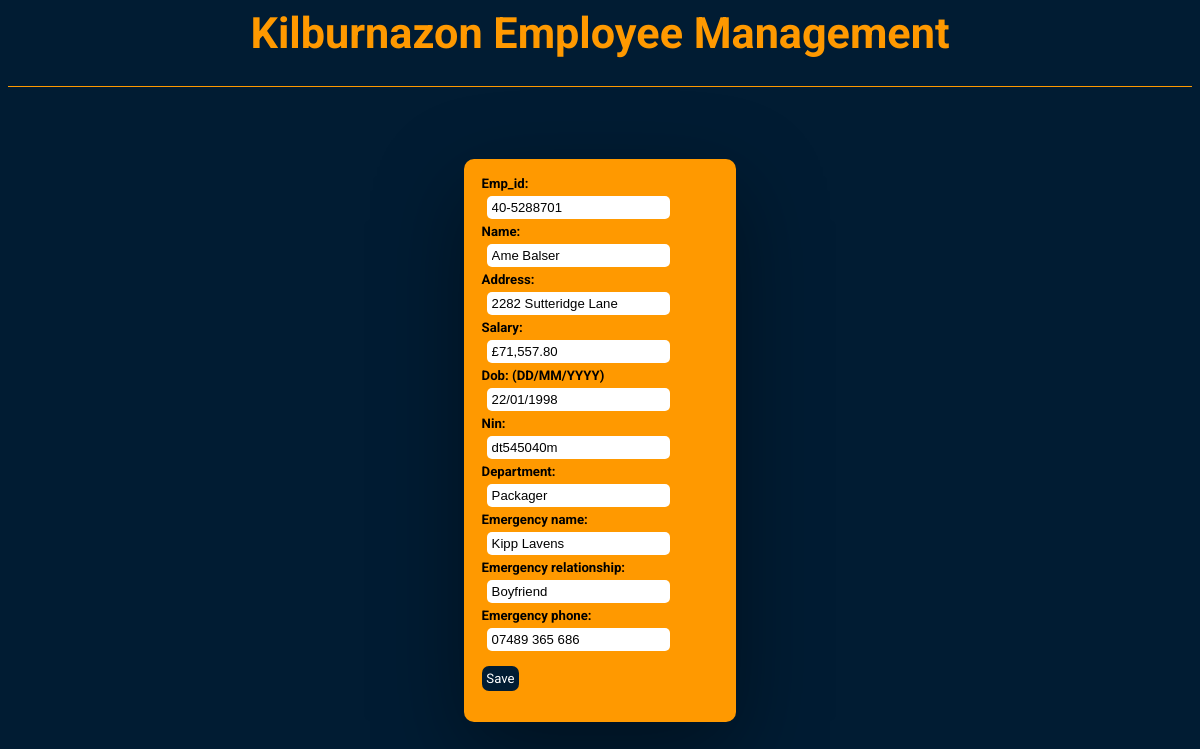
Page /Kilburnazon/edit_emp.php?action=edit&id=3 on the committed database.
### tables this page shows
CREATE TABLE `Employee` (
  `emp_id` int(11) NOT NULL,
  `emp_num` varchar(30) NOT NULL,
  `emp_name` varchar(30) NOT NULL,
  `emp_address` varchar(30) NOT NULL,
  `emp_birthdate` varchar(30) NOT NULL,
  `emp_NIN` varchar(30) NOT NULL,
  `emp_salary` varchar(30) NOT NULL,
  `emp_emergname` varchar(30) NOT NULL,
  `emp_emergrelation` varchar(30) NOT NULL,
  `emp_emergphone` varchar(30) NOT NULL,
  `dep_id` int(11) NOT NULL,
  `boss_id` varchar(11) DEFAULT NULL,
  `workspace_id` int(11) DEFAULT NULL
);

### Kilburnazon/edit_emp.php (the view, shortened to what this page needs)
<?php
    include "connection.php"
?>
<html>
<head>
<link rel="stylesheet" href="style.css">
</head>
<body>
<div class = "title"><h1> <a href="index.php">  Kilburnazon Employee Management</a> </h1></div>
<div class = "add_main">
    <div class = "add">
        <?php
        if ($_GET["action"] == "edit") {
            $result = mysqli_query($conn, "SELECT * FROM `Employee` WHERE `emp_id`='{$_GET['id']}';");
        }
            $result = mysqli_fetch_assoc($result);
        ?>
        <form action="" method="POST">
            <label for="emp_num">Emp_id:</label> <br>
            <input type="text" name = "emp_num" value = '<?php echo $result["emp_num"] ?>'><br>
            <label for="emp_name">Name:</label>  <br>
            <input type="text" name="emp_name" value = "<?php echo $result['emp_name'] ?>"><br>
            <label for="emp_address">Address:</label>   <br>
            <input type="text" name="emp_address" value = "<?php echo $result['emp_address'] ?>"><br>
            <label for="emp_salary">Salary:</label>   <br>
            <input type="text" name="emp_salary" value = "<?php echo $result['emp_salary']?>"><br>
            <label for="emp_birthdate">Dob: (DD/MM/YYYY)</label>   <br>
            <input type="text" name="emp_birthdate" value = "<?php echo $result['emp_birthdate'] ?>"><br>
            <label for="emp_NIN">Nin:</label>   <br>
            <input type="text" name="emp_NIN" value = "<?php echo $result['emp_NIN'] ?>"><br>
            <?php
                switch($result['dep_id']){
                    case 4:
                        $dep_name = "Packager";
                        break;
                }
            ?>
            <label for="dep">Department:</label>   <br>
            <input type="text" name="dep" value = "<?php echo $dep_name ?>"><br>
            <label for="emp_emergname">Emergency name:</label>  <br>
            <input type="text" name="emp_emergname" value = "<?php echo $result['emp_emergname'] ?>"><br>
            <label for="emp_emergrelation">Emergency relationship:</label>   <br>
            <input type="text" name="emp_emergrelation" value = "<?php echo $result['emp_emergrelation'] ?>"><br>
            <label for="emp_emergphone">Emergency phone:</label>   <br>
            <input type="text" name="emp_emergphone" value = "<?php echo $result['emp_emergphone'] ?>"><br>
            <button type = "submit" name = "save"> Save</button>
        </form>
    </div>
</div>
</body>
</html>

### Kilburnazon/style.css (style rules this page uses)
.title { width: 100%; height: 10%; font-size: 1.8vw; text-align: center; color: #FF9900; border-bottom: 1px solid #FF9900; transition: all 250ms; }
body { background-color: #011c33; font-family: 'Roboto', sans-serif; }
a { color: inherit; text-decoration: none; }
.add_main { width: 100%; display: flex; justify-content: center; align-items: center; height: 90%; }
.add { background-color: #FF9900; width: 20%; padding: 1.5%; font-size: 1.1vw; border-radius: 10px; box-shadow: rgba(0, 0, 0, 0.4) 0px 30px 90px; }
.add_main input { font-size: 1.1vw; margin: 5px; border-radius: 5px; border: none; padding-left: 5px; padding-bottom: 4px; padding-top: 4px; }
.add_main label { font-weight: bold; }
.add_main button { all:unset; }
.add_main button { background-color: #011c33; color: white; padding: 2%; border-radius: 7px; margin-top: 10px; cursor: pointer; transition: .25s; }

### rows in the picture
employee: emp_num "40-5288701", emp_name "Ame Balser", emp_address "2282 Sutteridge Lane", emp_salary "£71,557.80", emp_birthdate "22/01/1998", emp_NIN "dt545040m", dep "Packager", emp_emergname "Kipp Lavens", emp_emergrelation "Boyfriend", emp_emergphone "07489 365 686"
